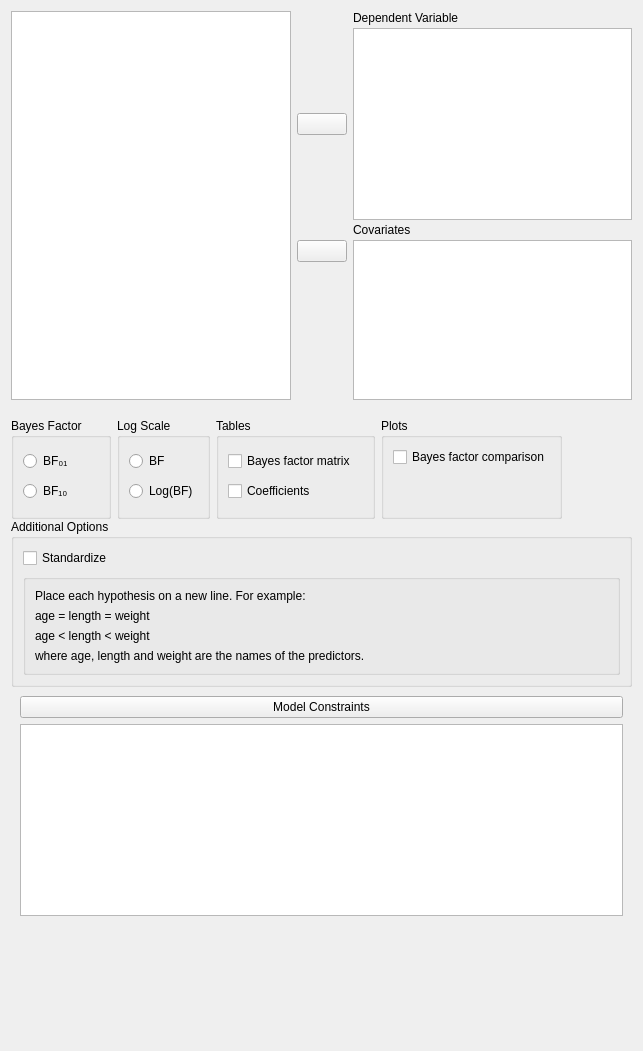
<?xml version="1.0" encoding="UTF-8"?>
<ui version="4.0">
 <class>BainRegressionLinearBayesianForm</class>
 <widget class="QWidget" name="BainRegressionLinearBayesianForm">
  <property name="geometry">
   <rect>
    <x>0</x>
    <y>0</y>
    <width>643</width>
    <height>1051</height>
   </rect>
  </property>
  <property name="sizePolicy">
   <sizepolicy hsizetype="Fixed" vsizetype="Preferred">
    <horstretch>0</horstretch>
    <verstretch>0</verstretch>
   </sizepolicy>
  </property>
  <property name="windowTitle">
   <string>Form</string>
  </property>
  <layout class="QGridLayout" name="gridLayout">
   <property name="verticalSpacing">
    <number>0</number>
   </property>
   <item row="7" column="0">
    <spacer name="verticalSpacer">
     <property name="orientation">
      <enum>Qt::Vertical</enum>
     </property>
     <property name="sizeHint" stdset="0">
      <size>
       <width>20</width>
       <height>40</height>
      </size>
     </property>
    </spacer>
   </item>
   <item row="0" column="0">
    <widget class="QWidget" name="topWidget" native="true">
     <property name="sizePolicy">
      <sizepolicy hsizetype="Preferred" vsizetype="Fixed">
       <horstretch>0</horstretch>
       <verstretch>0</verstretch>
      </sizepolicy>
     </property>
     <layout class="QGridLayout" name="gridLayout_3">
      <property name="leftMargin">
       <number>0</number>
      </property>
      <property name="topMargin">
       <number>0</number>
      </property>
      <property name="rightMargin">
       <number>0</number>
      </property>
      <property name="verticalSpacing">
       <number>3</number>
      </property>
      <item row="2" column="2">
       <widget class="QLabel" name="label_4">
        <property name="sizePolicy">
         <sizepolicy hsizetype="Fixed" vsizetype="Fixed">
          <horstretch>0</horstretch>
          <verstretch>0</verstretch>
         </sizepolicy>
        </property>
        <property name="text">
         <string>Covariates</string>
        </property>
       </widget>
      </item>
      <item row="3" column="1">
       <widget class="AssignButton" name="buttonAssignCovariates">
        <property name="sizePolicy">
         <sizepolicy hsizetype="Fixed" vsizetype="Fixed">
          <horstretch>0</horstretch>
          <verstretch>0</verstretch>
         </sizepolicy>
        </property>
        <property name="minimumSize">
         <size>
          <width>50</width>
          <height>0</height>
         </size>
        </property>
        <property name="maximumSize">
         <size>
          <width>50</width>
          <height>16777215</height>
         </size>
        </property>
        <property name="text">
         <string/>
        </property>
       </widget>
      </item>
      <item row="1" column="1">
       <widget class="AssignButton" name="buttonAssignDependent">
        <property name="sizePolicy">
         <sizepolicy hsizetype="Fixed" vsizetype="Fixed">
          <horstretch>0</horstretch>
          <verstretch>0</verstretch>
         </sizepolicy>
        </property>
        <property name="minimumSize">
         <size>
          <width>50</width>
          <height>0</height>
         </size>
        </property>
        <property name="maximumSize">
         <size>
          <width>50</width>
          <height>16777215</height>
         </size>
        </property>
        <property name="text">
         <string/>
        </property>
       </widget>
      </item>
      <item row="0" column="2">
       <widget class="QLabel" name="label">
        <property name="text">
         <string>Dependent Variable</string>
        </property>
       </widget>
      </item>
      <item row="1" column="2">
       <widget class="boundSingleItemView" name="dependent">
        <property name="sizePolicy">
         <sizepolicy hsizetype="Expanding" vsizetype="Fixed">
          <horstretch>0</horstretch>
          <verstretch>0</verstretch>
         </sizepolicy>
        </property>
        <property name="minimumSize">
         <size>
          <width>0</width>
          <height>0</height>
         </size>
        </property>
        <property name="maximumSize">
         <size>
          <width>16777215</width>
          <height>16777215</height>
         </size>
        </property>
        <property name="selectionMode">
         <enum>QAbstractItemView::ExtendedSelection</enum>
        </property>
       </widget>
      </item>
      <item row="4" column="1">
       <spacer name="verticalSpacer_3">
        <property name="orientation">
         <enum>Qt::Vertical</enum>
        </property>
        <property name="sizeType">
         <enum>QSizePolicy::Expanding</enum>
        </property>
        <property name="sizeHint" stdset="0">
         <size>
          <width>20</width>
          <height>0</height>
         </size>
        </property>
       </spacer>
      </item>
      <item row="3" column="2" rowspan="2">
       <widget class="BoundListView" name="covariates">
        <property name="sizePolicy">
         <sizepolicy hsizetype="Expanding" vsizetype="Fixed">
          <horstretch>0</horstretch>
          <verstretch>1</verstretch>
         </sizepolicy>
        </property>
        <property name="minimumSize">
         <size>
          <width>0</width>
          <height>160</height>
         </size>
        </property>
        <property name="maximumSize">
         <size>
          <width>16777215</width>
          <height>160</height>
         </size>
        </property>
        <property name="selectionMode">
         <enum>QAbstractItemView::ExtendedSelection</enum>
        </property>
       </widget>
      </item>
      <item row="0" column="0" rowspan="5">
       <widget class="AvailableFieldsListView" name="listAvailableFields">
        <property name="sizePolicy">
         <sizepolicy hsizetype="Expanding" vsizetype="Preferred">
          <horstretch>0</horstretch>
          <verstretch>0</verstretch>
         </sizepolicy>
        </property>
        <property name="minimumSize">
         <size>
          <width>0</width>
          <height>0</height>
         </size>
        </property>
        <property name="selectionMode">
         <enum>QAbstractItemView::ExtendedSelection</enum>
        </property>
       </widget>
      </item>
     </layout>
    </widget>
   </item>
   <item row="3" column="0">
    <widget class="QWidget" name="widget_11" native="true">
     <layout class="QGridLayout" name="gridLayout_6">
      <property name="leftMargin">
       <number>0</number>
      </property>
      <property name="topMargin">
       <number>0</number>
      </property>
      <property name="rightMargin">
       <number>0</number>
      </property>
      <property name="bottomMargin">
       <number>0</number>
      </property>
      <property name="verticalSpacing">
       <number>0</number>
      </property>
     </layout>
    </widget>
   </item>
   <item row="5" column="0">
    <widget class="QWidget" name="constraintsWidget" native="true">
     <layout class="QGridLayout" name="gridLayout_8">
      <item row="1" column="0">
       <widget class="ExpanderButton" name="constraintsExpander">
        <property name="text">
         <string>Model Constraints</string>
        </property>
       </widget>
      </item>
      <item row="2" column="0">
       <widget class="QWidget" name="model_constraints" native="true">
        <layout class="QGridLayout" name="gridLayout_14">
         <property name="leftMargin">
          <number>0</number>
         </property>
         <property name="topMargin">
          <number>0</number>
         </property>
         <property name="rightMargin">
          <number>0</number>
         </property>
         <property name="bottomMargin">
          <number>0</number>
         </property>
         <item row="0" column="1">
          <widget class="BainTextEdit" name="model"/>
         </item>
        </layout>
       </widget>
      </item>
     </layout>
    </widget>
   </item>
   <item row="6" column="0">
    <widget class="QWidget" name="advancedBox" native="true">
     <layout class="QGridLayout" name="gridLayout_2">
      <property name="leftMargin">
       <number>0</number>
      </property>
      <property name="topMargin">
       <number>0</number>
      </property>
      <property name="rightMargin">
       <number>0</number>
      </property>
      <item row="1" column="0" rowspan="2" colspan="2">
       <widget class="QWidget" name="advancedOptions" native="true">
        <layout class="QGridLayout" name="gridLayout_7"/>
       </widget>
      </item>
     </layout>
    </widget>
   </item>
   <item row="1" column="0">
    <widget class="QWidget" name="widget_12" native="true">
     <property name="sizePolicy">
      <sizepolicy hsizetype="Fixed" vsizetype="Fixed">
       <horstretch>0</horstretch>
       <verstretch>0</verstretch>
      </sizepolicy>
     </property>
     <layout class="QGridLayout" name="gridLayout_4">
      <property name="leftMargin">
       <number>0</number>
      </property>
      <property name="rightMargin">
       <number>0</number>
      </property>
      <property name="bottomMargin">
       <number>0</number>
      </property>
      <item row="0" column="4">
       <widget class="BoundGroupBox" name="groupBox_2">
        <property name="title">
         <string>Plots</string>
        </property>
        <layout class="QGridLayout" name="gridLayout_10">
         <item row="0" column="0">
          <widget class="BoundCheckBox" name="BFplot">
           <property name="text">
            <string>Bayes factor comparison</string>
           </property>
          </widget>
         </item>
         <item row="1" column="0">
          <spacer name="verticalSpacer_2">
           <property name="orientation">
            <enum>Qt::Vertical</enum>
           </property>
           <property name="sizeHint" stdset="0">
            <size>
             <width>20</width>
             <height>40</height>
            </size>
           </property>
          </spacer>
         </item>
        </layout>
       </widget>
      </item>
      <item row="0" column="3">
       <widget class="BoundGroupBox" name="groupBox">
        <property name="title">
         <string>Tables</string>
        </property>
        <layout class="QGridLayout" name="gridLayout_5">
         <item row="0" column="0" colspan="3">
          <widget class="BoundCheckBox" name="BFmatrix">
           <property name="text">
            <string>Bayes factor matrix</string>
           </property>
          </widget>
         </item>
         <item row="1" column="0" colspan="2">
          <widget class="BoundCheckBox" name="coefficients">
           <property name="text">
            <string>Coefficients</string>
           </property>
          </widget>
         </item>
        </layout>
       </widget>
      </item>
      <item row="0" column="1">
       <widget class="BoundGroupBox" name="logScale">
        <property name="title">
         <string>Log Scale</string>
        </property>
        <layout class="QGridLayout" name="gridLayout_9">
         <item row="0" column="0">
          <widget class="QRadioButton" name="BF">
           <property name="text">
            <string>BF</string>
           </property>
          </widget>
         </item>
         <item row="1" column="0">
          <widget class="QRadioButton" name="logBF">
           <property name="text">
            <string>Log(BF)</string>
           </property>
          </widget>
         </item>
        </layout>
       </widget>
      </item>
      <item row="0" column="0">
       <widget class="BoundGroupBox" name="bayesFactorType">
        <property name="title">
         <string>Bayes Factor</string>
        </property>
        <property name="flat">
         <bool>false</bool>
        </property>
        <layout class="QGridLayout" name="gridLayout_13">
         <item row="1" column="0">
          <widget class="QRadioButton" name="_2">
           <property name="text">
            <string>BF₁₀</string>
           </property>
          </widget>
         </item>
         <item row="0" column="0">
          <widget class="QRadioButton" name="_1">
           <property name="text">
            <string>BF₀₁</string>
           </property>
          </widget>
         </item>
        </layout>
       </widget>
      </item>
     </layout>
    </widget>
   </item>
   <item row="2" column="0">
    <widget class="GroupBox" name="groupBox_3">
     <property name="title">
      <string>Additional Options</string>
     </property>
     <layout class="QGridLayout" name="gridLayout_11">
      <item row="0" column="0">
       <widget class="BoundCheckBox" name="standardized">
        <property name="text">
         <string>Standardize</string>
        </property>
       </widget>
      </item>
      <item row="1" column="0">
       <widget class="BoundGroupBox" name="groupBox_4">
        <property name="title">
         <string/>
        </property>
        <layout class="QGridLayout" name="gridLayout_12">
         <item row="0" column="0">
          <widget class="QLabel" name="label_5">
           <property name="text">
            <string>Place each hypothesis on a new line. For example:</string>
           </property>
          </widget>
         </item>
         <item row="3" column="0">
          <widget class="QLabel" name="label_7">
           <property name="text">
            <string>where age, length and weight are the names of the predictors.</string>
           </property>
          </widget>
         </item>
         <item row="1" column="0">
          <widget class="QLabel" name="label_6">
           <property name="text">
            <string>age = length = weight</string>
           </property>
          </widget>
         </item>
         <item row="2" column="0">
          <widget class="QLabel" name="label_2">
           <property name="text">
            <string>age &lt; length &lt; weight</string>
           </property>
          </widget>
         </item>
        </layout>
       </widget>
      </item>
     </layout>
    </widget>
   </item>
  </layout>
 </widget>
 <customwidgets>
  <customwidget>
   <class>BoundCheckBox</class>
   <extends>QCheckBox</extends>
   <header>widgets/boundcheckbox.h</header>
  </customwidget>
  <customwidget>
   <class>BoundGroupBox</class>
   <extends>QGroupBox</extends>
   <header>widgets/boundgroupbox.h</header>
   <container>1</container>
  </customwidget>
  <customwidget>
   <class>ExpanderButton</class>
   <extends>QPushButton</extends>
   <header>widgets/expanderbutton.h</header>
  </customwidget>
  <customwidget>
   <class>GroupBox</class>
   <extends>QGroupBox</extends>
   <header>widgets/groupbox.h</header>
   <container>1</container>
  </customwidget>
  <customwidget>
   <class>AssignButton</class>
   <extends>QPushButton</extends>
   <header>widgets/assignbutton.h</header>
  </customwidget>
  <customwidget>
   <class>AvailableFieldsListView</class>
   <extends>QListView</extends>
   <header>widgets/availablefieldslistview.h</header>
  </customwidget>
  <customwidget>
   <class>boundSingleItemView</class>
   <extends>QListView</extends>
   <header>widgets/boundsingleitemview.h</header>
  </customwidget>
  <customwidget>
   <class>BainTextEdit</class>
   <extends>QPlainTextEdit</extends>
   <header location="global">widgets/baintextedit.h</header>
  </customwidget>
  <customwidget>
   <class>BoundListView</class>
   <extends>QListView</extends>
   <header>widgets/boundlistview.h</header>
  </customwidget>
 </customwidgets>
 <resources/>
 <connections/>
</ui>
